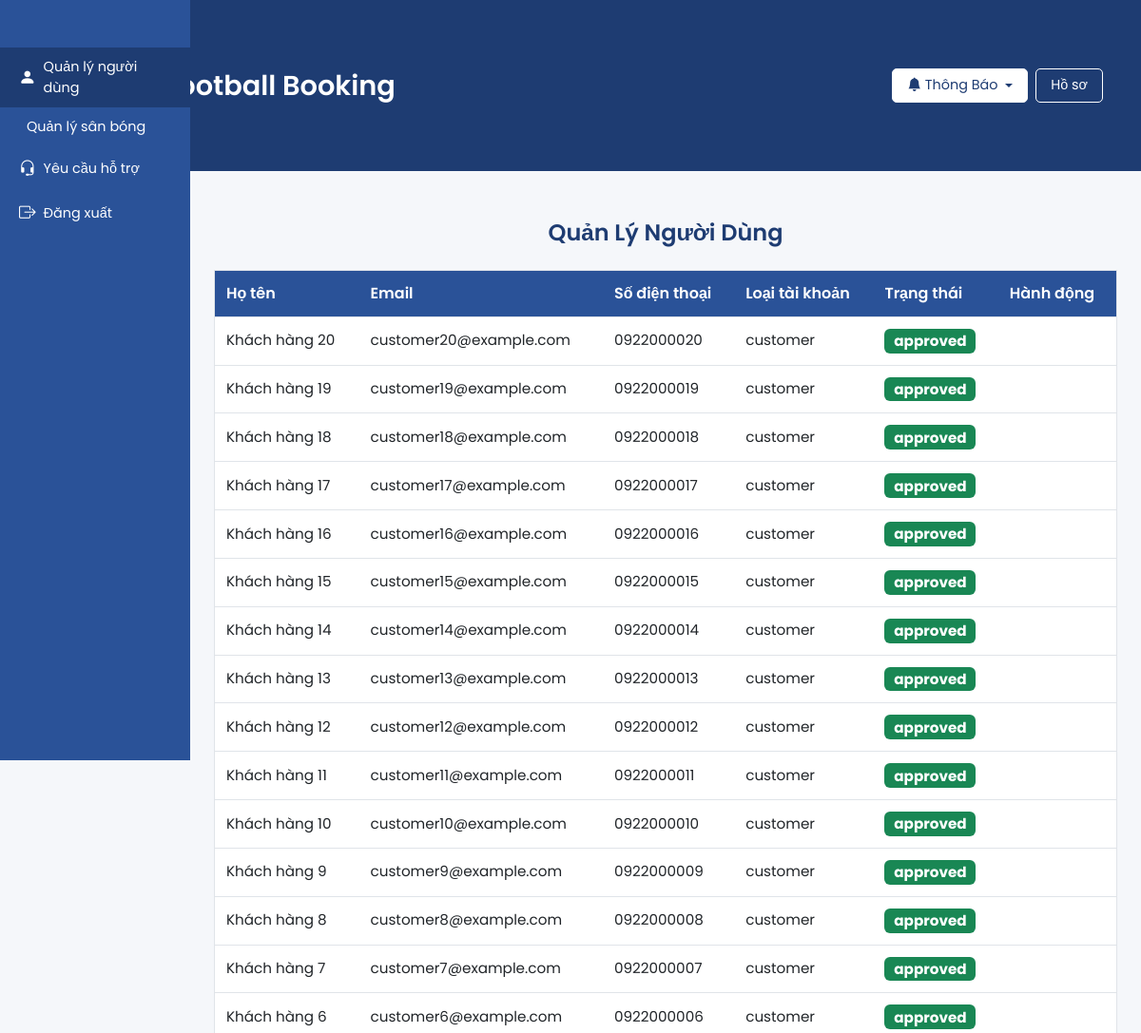
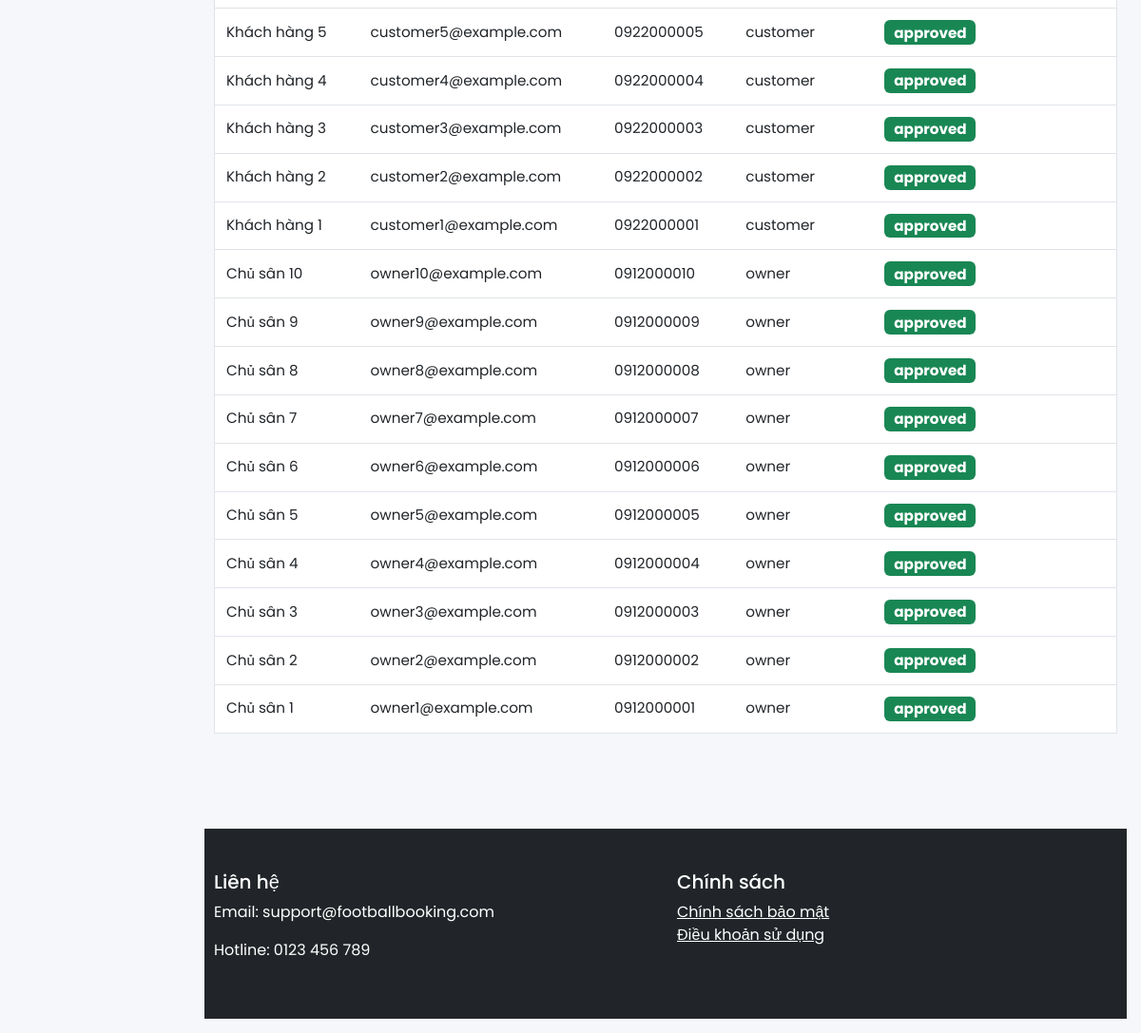
/admin_users.php (signed in), run on the app's committed database (2 pictures, top to bottom).
### tables this page shows
CREATE TABLE users (
    id INT AUTO_INCREMENT PRIMARY KEY,
    full_name VARCHAR(255) NOT NULL,
    email VARCHAR(255) UNIQUE NOT NULL,
    phone VARCHAR(20),
    password VARCHAR(255) NOT NULL,
    account_type ENUM('customer', 'owner', 'admin') NOT NULL,
    status ENUM('pending', 'approved', 'rejected') DEFAULT 'approved',
    created_at TIMESTAMP DEFAULT CURRENT_TIMESTAMP
);

### admin_users.php (the view, shortened to what this page needs)
<?php
require_once 'includes/config.php';
$users = $pdo->prepare("SELECT * FROM users WHERE account_type IN ('customer', 'owner') ORDER BY created_at DESC");
$users->execute();
$users_list = $users->fetchAll(PDO::FETCH_ASSOC);
require_once 'includes/header.php';
?>
<section class="admin py-3">
    <div class="container">
        <h2 class="section-title">Quản Lý Người Dùng</h2>
        <?php if (empty($users_list)): ?>
            <p class="text-center text-muted">Không có người dùng nào.</p>
        <?php else: ?>
            <div class="table-responsive">
                <table class="table admin-table">
                    <thead>
                        <tr>
                            <th>Họ tên</th>
                            <th>Email</th>
                            <th>Số điện thoại</th>
                            <th>Loại tài khoản</th>
                            <th>Trạng thái</th>
                            <th>Hành động</th>
                        </tr>
                    </thead>
                    <tbody>
                        <?php foreach ($users_list as $user): ?>
                            <tr>
                                <td><?php echo htmlspecialchars($user['full_name']); ?></td>
                                <td><?php echo htmlspecialchars($user['email']); ?></td>
                                <td><?php echo htmlspecialchars($user['phone']); ?></td>
                                <td><?php echo htmlspecialchars($user['account_type']); ?></td>
                                <td>
                                    <span class="badge <?php echo $user['status'] === 'pending' ? 'bg-warning' : ($user['status'] === 'approved' ? 'bg-success' : 'bg-danger'); ?> status-badge">
                                        <?php echo htmlspecialchars($user['status']); ?>
                                    </span>
                                </td>
                                <td>
                                </td>
                            </tr>
                        <?php endforeach; ?>
                    </tbody>
                </table>
            </div>
        <?php endif; ?>
    </div>
</section>
<?php require_once 'includes/footer.php'; ?>

### admin_users.php (style rules this page uses)
.section-title { font-weight: 600; color: #1e3c72; font-size: 1.5rem; margin-bottom: 1.5rem; text-align: center; }
.admin-table thead th { font-size: 1rem; padding: 12px; background: #2a5298; color: #fff; }
.admin-table td { padding: 12px; font-size: 0.95rem; }
.admin-table .status-badge { font-size: 0.95rem; }

### data on the page
users: full_name "Khách hàng 20", email "customer20@example.com", phone "0922000020", account_type "customer", status "approved"
users: full_name "Khách hàng 19", email "customer19@example.com", phone "0922000019", account_type "customer", status "approved"
users: full_name "Khách hàng 18", email "customer18@example.com", phone "0922000018", account_type "customer", status "approved"
users: full_name "Khách hàng 17", email "customer17@example.com", phone "0922000017", account_type "customer", status "approved"
users: full_name "Khách hàng 16", email "customer16@example.com", phone "0922000016", account_type "customer", status "approved"
users: full_name "Khách hàng 15", email "customer15@example.com", phone "0922000015", account_type "customer", status "approved"
users: full_name "Khách hàng 14", email "customer14@example.com", phone "0922000014", account_type "customer", status "approved"
users: full_name "Khách hàng 13", email "customer13@example.com", phone "0922000013", account_type "customer", status "approved"
users: full_name "Khách hàng 12", email "customer12@example.com", phone "0922000012", account_type "customer", status "approved"
users: full_name "Khách hàng 11", email "customer11@example.com", phone "0922000011", account_type "customer", status "approved"
users: full_name "Khách hàng 10", email "customer10@example.com", phone "0922000010", account_type "customer", status "approved"
users: full_name "Khách hàng 9", email "customer9@example.com", phone "0922000009", account_type "customer", status "approved"
users: full_name "Khách hàng 8", email "customer8@example.com", phone "0922000008", account_type "customer", status "approved"
users: full_name "Khách hàng 7", email "customer7@example.com", phone "0922000007", account_type "customer", status "approved"
users: full_name "Khách hàng 6", email "customer6@example.com", phone "0922000006", account_type "customer", status "approved"
users: full_name "Khách hàng 5", email "customer5@example.com", phone "0922000005", account_type "customer", status "approved"
users: full_name "Khách hàng 4", email "customer4@example.com", phone "0922000004", account_type "customer", status "approved"
users: full_name "Khách hàng 3", email "customer3@example.com", phone "0922000003", account_type "customer", status "approved"
users: full_name "Khách hàng 2", email "customer2@example.com", phone "0922000002", account_type "customer", status "approved"
users: full_name "Khách hàng 1", email "customer1@example.com", phone "0922000001", account_type "customer", status "approved"
users: full_name "Chủ sân 10", email "owner10@example.com", phone "0912000010", account_type "owner", status "approved"
users: full_name "Chủ sân 9", email "owner9@example.com", phone "0912000009", account_type "owner", status "approved"
users: full_name "Chủ sân 8", email "owner8@example.com", phone "0912000008", account_type "owner", status "approved"
users: full_name "Chủ sân 7", email "owner7@example.com", phone "0912000007", account_type "owner", status "approved"
users: full_name "Chủ sân 6", email "owner6@example.com", phone "0912000006", account_type "owner", status "approved"
users: full_name "Chủ sân 5", email "owner5@example.com", phone "0912000005", account_type "owner", status "approved"
users: full_name "Chủ sân 4", email "owner4@example.com", phone "0912000004", account_type "owner", status "approved"
users: full_name "Chủ sân 3", email "owner3@example.com", phone "0912000003", account_type "owner", status "approved"
users: full_name "Chủ sân 2", email "owner2@example.com", phone "0912000002", account_type "owner", status "approved"
users: full_name "Chủ sân 1", email "owner1@example.com", phone "0912000001", account_type "owner", status "approved"
